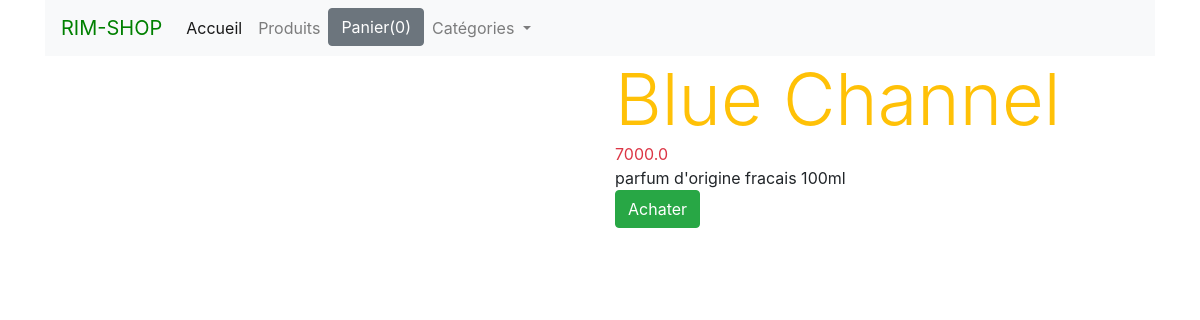
Before: /1 with the older database file.
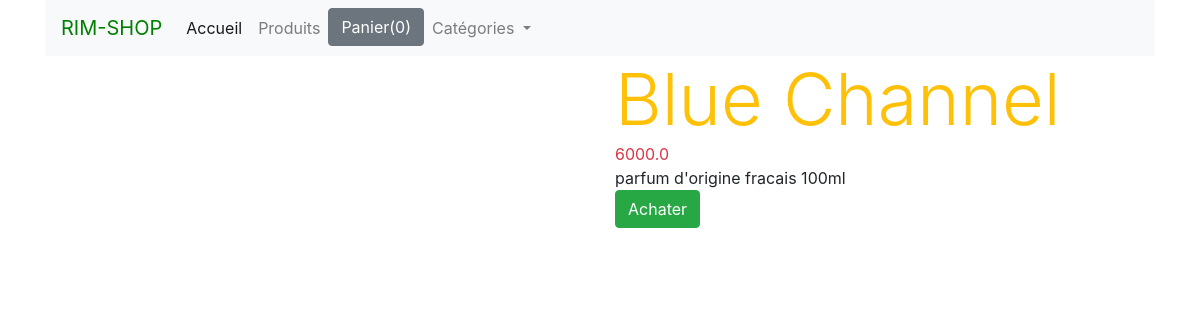
After: the same page with the newer database file.
### shop/models.py (models this page shows, shortened)
class Product (models.Model):
    title = models.CharField(max_length=200)
    price = models.FloatField()
    description = models.TextField()
    category = ForeignKey(Category, related_name='categorie', on_delete=models.CASCADE)
    image = models.CharField(max_length=5000)
    date_added = models.DateTimeField(auto_now=True)
    class  Meta:
        ordering = ['-date_added']

### shop/views.py (the view)
# urls.py: path('<int:myid>', detail, name="detail"),
def detail(request, myid):
  products = Product.objects.get(id=myid)
  return render(request,'shop/detail.html', {'product': products})

### shop/templates/shop/detail.html (shortened to what this page needs)
{% extends 'shop/base.html' %} {% block content %}
<div class="row">
    <div class="col-md-6">
        <div>
        </div>
    </div>
    <div class="col-md-6">
        <div class="text-warning display-3">
            {{product.title}}
        </div>
        <div class="text-danger">
            {{product.price}}
        </div>
        <div>
            {{product.description}}
        </div>
        <a href="#"><button class="btn btn-success">Achater</button></a>
    </div>
</div>{% endblock %}

Changed rows visible on the page:
changed Product "Blue Channel": price "7000.0" → "6000.0"
